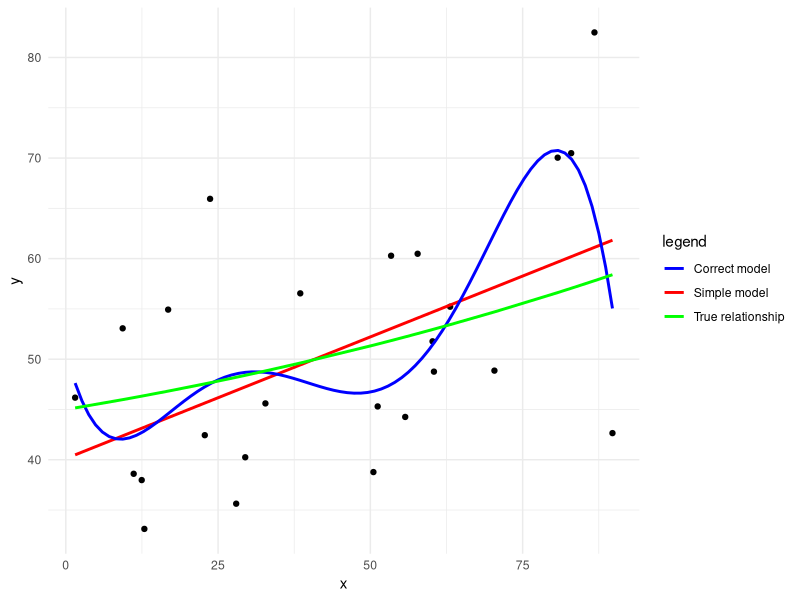

Write R code to recreate this figure.
library(tidyverse)
set.seed(3)
n <- 25
x <- runif(n, 0, 100)
sigma <- 10
error <- rnorm(n, 0, sd = sigma)
y <- 45 + 0.1*x + 5e-4*x^2 + 5e-7*x^3 + 5e-10*x^4 + 5e-13*x^5 + error
true_y <- y - error
## simple model
simple_model <- lm(y~x)
## correct model
correct_model <- lm(y~poly(x,5))
## visualization
xy <- data.frame(x,y,true_y=true_y)
theme_set(theme_minimal())
xy %>% ggplot() + 
  aes(x = x, y = y) + 
  geom_point() + 
  geom_smooth(method = "lm", formula = y~x, se = F, aes(color="Simple model")) + 
  geom_smooth(method = "lm", formula = y~poly(x, 5), se = F, aes(color="Correct model")) +
  geom_line(aes(x = x, y = true_y, color="True relationship"), size = 1) +
  scale_colour_manual(name="legend", values=c("blue", "red", "green"))

## quality of fit
mean(abs(simple_model$fitted.values - y))
mean(abs(correct_model$fitted.values - y))

# Correct model achieved a better fit but has a problem of overfitting 
# since there are only 25 samples but it used 6 parameters to describe the relationship, 
# where the true coefficients of high-order terms are almost zero. So this
# resulted in high complexity of the model Complex model has a better fit
# but performs bad in prediction. Simple model may has higher bias, but does 
# better in prediction.